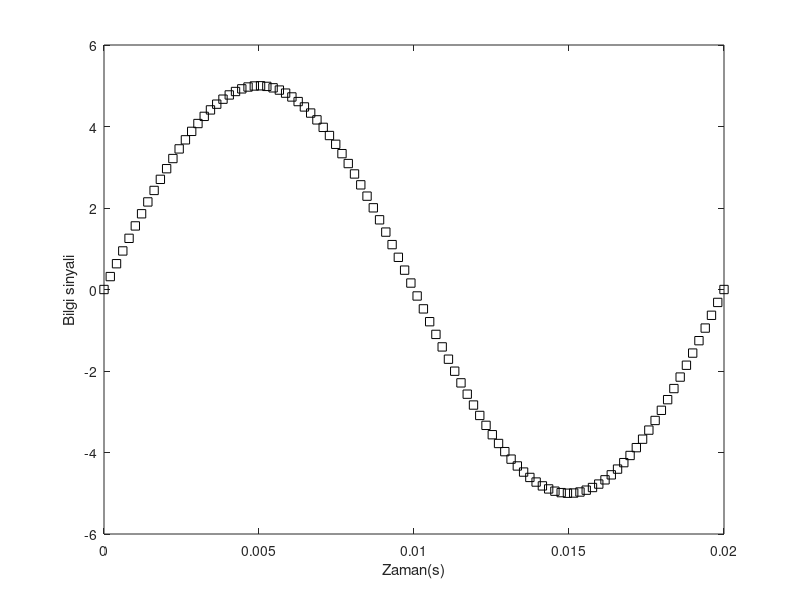

Here is the MATLAB script that generated this plot:
%5sin(100*pi*t) sinyalin oluşturulması
clear
fm = 50;
T=1/fm;
t = linspace(0,T);
s1 = 5*sin(100*pi*t);
plot(t,s1,'ks')
xlabel ('Zaman(s)')
ylabel ('Bilgi sinyali')
